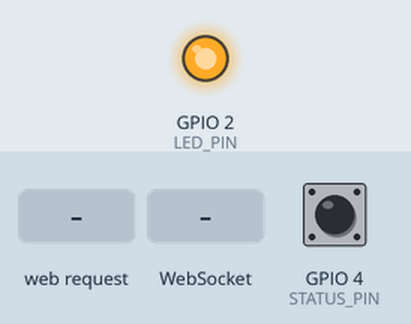
The sketch below on a simulated ESP8266 (NodeMCU). On the bench: output pins drawn as LEDs (lit = HIGH). Inputs (shaded band) come from the test bench; at power-on: GPIO 4 (STATUS_PIN) HIGH. WiFi joins after 1.5 s; servers stay silent unless stated; storage starts empty; pins used as bus, display or sensor lines are not drawn; what the sketch prints to the serial monitor is not drawn.

Above: at 1.1 s.
At 3.7 s:
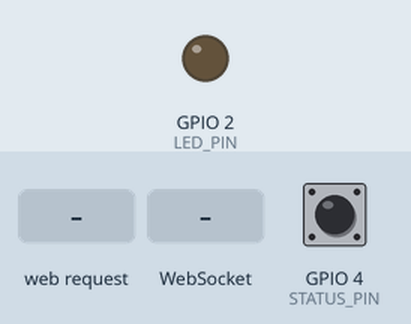
3.8 s: GPIO 4 (STATUS_PIN) pulled LOW for 0.15 s
5.5 s: HTTP request GET /press received
7.0 s: WebSocket text "1" received
8.5 s: HTTP request GET /release received
10.0 s: HTTP request GET /clearlog received
Timing chart, 0 to 12.5 s (numbered marks = the images above; inputs shaded):
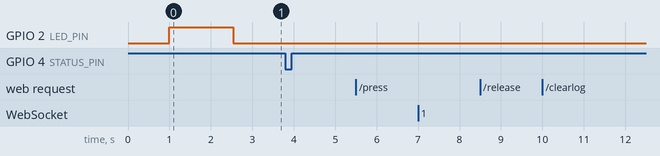

The sketch:

PowerControl.ino
```cpp
// ======================================================
// ESP8266 POWER CONTROL - ULTRA SAFE 24/7 VERSION
// WS + MICRO LOG FILE (LIMITED) + HISTORY + WIFI LED
// ======================================================

#include <ESP8266WiFi.h>
#include <ESP8266WebServer.h>
#include <WebSocketsServer.h>
#include <LittleFS.h>

// ================= WIFI =================
const char *ssid = "NamaWiFiAnda";
const char *password = "PasswordWiFiAnda";

// ================= SERVER =================
ESP8266WebServer server(80);
WebSocketsServer webSocket(81);

// ================= PIN =================
#define POWER_PIN 5
#define STATUS_PIN 4
#define LED_PIN LED_BUILTIN

// ================= STATE =================
bool lastStatus = false;
unsigned long lastChange = 0;

bool wifiWasConnected = false;
unsigned long lastReconnectAttempt = 0;
int retryDelay = 20000;

// Forward declarations
void updateWiFiLED();
void writeLog(const String &msg);

// ======================================================
// LED WIFI STATUS
// ======================================================
void updateWiFiLED()
{
  if (WiFi.status() == WL_CONNECTED)
  {
    digitalWrite(LED_PIN, LOW); // ON (active LOW)
  }
  else
  {
    digitalWrite(LED_PIN, HIGH); // OFF
  }
}

// ======================================================
// SEND LOG VIA WS
// ======================================================
void sendLog(const String &msg)
{
  size_t len = msg.length() + 30;
  char jsonBuffer[len];
  snprintf(jsonBuffer, sizeof(jsonBuffer), "{\"log\":\"%s\"}", msg.c_str());
  webSocket.broadcastTXT(jsonBuffer);
}

// ======================================================
// WRITE LOG FILE (Dibatasi maks ~10KB agar memori aman)
// ======================================================
void writeLog(const String &msg)
{
  File file = LittleFS.open("/log.txt", "a");
  if (!file)
    return;

  // Jika ukuran file melebihi 10KB, bersihkan dan mulai baru
  if (file.size() > 10240)
  {
    file.close();
    file = LittleFS.open("/log.txt", "w"); // Mode "w" langsung menimpa/mengosongkan file
    if (!file)
      return;
  }

  String line = String(millis()) + " | " + msg;

  file.println(line);
  file.close();

  Serial.println(line);
  sendLog(line);
}

// ======================================================
// HISTORY LOG (Hanya mengirim 15 baris terakhir agar ringan)
// ======================================================
void sendLogHistory(uint8_t client)
{
  File file = LittleFS.open("/log.txt", "r");
  if (!file)
    return;

  // Tampung baris-baris log untuk mengambil max 15 baris terakhir
  String lines[15];
  int totalLines = 0;

  while (file.available())
  {
    String line = file.readStringUntil('\n');
    line.trim();
    if (line.length() == 0)
      continue;

    lines[totalLines % 15] = line;
    totalLines++;

    if (totalLines % 10 == 0)
    {
      yield();
    }
  }
  file.close();

  int startIdx = 0;
  int numLinesToSend = totalLines;
  if (totalLines > 15)
  {
    startIdx = totalLines % 15;
    numLinesToSend = 15;
  }

  for (int i = 0; i < numLinesToSend; i++)
  {
    int idx = (startIdx + i) % 15;
    if (lines[idx].length() > 0)
    {
      size_t len = lines[idx].length() + 30;
      char jsonBuffer[len];
      snprintf(jsonBuffer, sizeof(jsonBuffer), "{\"log\":\"%s\"}", lines[idx].c_str());
      webSocket.sendTXT(client, jsonBuffer);
      yield();
    }
  }
}

// ======================================================
// WEB HANDLERS
// ======================================================
void handleRoot()
{
  File file = LittleFS.open("/index.html", "r");
  if (!file)
  {
    server.send(404, "text/plain", "NO INDEX");
    return;
  }
  server.streamFile(file, "text/html");
  file.close();
}

void handlePress()
{
  digitalWrite(POWER_PIN, HIGH);
  writeLog("ACTION: Button pressed (STATUS ON)");
  server.send(200, "text/plain", "OK: Pressed");
}

void handleRelease()
{
  digitalWrite(POWER_PIN, LOW);
  writeLog("ACTION: Button released (STATUS OFF)");
  server.send(200, "text/plain", "OK: Released");
}

void handleStatus()
{
  server.send(200, "application/json",
              lastStatus ? "{\"status\":\"ON\"}" : "{\"status\":\"OFF\"}");
}

void handleLog()
{
  File file = LittleFS.open("/log.txt", "r");
  if (!file)
  {
    server.send(404, "text/plain", "NO LOG");
    return;
  }
  server.streamFile(file, "text/plain");
  file.close();
}

void handleClearLog()
{
  File f = LittleFS.open("/log.txt", "w");
  if (f)
  {
    f.close();
  }

  webSocket.broadcastTXT("{\"clear\":true}");
  writeLog("LOG CLEARED");
  server.send(200, "text/plain", "CLEARED");
}

// ======================================================
// WEBSOCKET EVENT
// ======================================================
void webSocketEvent(uint8_t num, WStype_t type, uint8_t *payload, size_t length)
{
  if (type == WStype_CONNECTED)
  {
    const char *statusMsg = lastStatus ? "{\"status\":\"ON\"}" : "{\"status\":\"OFF\"}";
    webSocket.sendTXT(num, statusMsg);

    // Ubah writeLog menjadi Serial.println agar tidak memenuhi file log.txt
    Serial.printf("[%u] WS Connected\n", num);

    sendLogHistory(num);
  }
}

// ======================================================
// WIFI CONNECT
// ======================================================
bool connectWiFi()
{
  WiFi.persistent(false);
  WiFi.mode(WIFI_STA);
  WiFi.setSleepMode(WIFI_NONE_SLEEP);
  WiFi.setOutputPower(20.5);
  WiFi.hostname("ESP8266-POWER");

  WiFi.begin(ssid, password);

  int timeout = 0;
  while (WiFi.status() != WL_CONNECTED)
  {
    delay(500);
    Serial.print(".");
    timeout++;
    ESP.wdtFeed();

    if (timeout > 30)
    {
      Serial.println("\nWIFI FAIL");
      updateWiFiLED();
      return false;
    }
  }

  Serial.println("\nWIFI OK: " + WiFi.localIP().toString());
  updateWiFiLED();
  return true;
}

// ======================================================
// WIFI MANAGER
// ======================================================
void wifiManager()
{
  if (WiFi.status() == WL_CONNECTED)
  {
    updateWiFiLED();
    retryDelay = 20000;

    if (!wifiWasConnected)
    {
      writeLog("WIFI RESTORED");

      webSocket.disconnect();
      delay(100);

      webSocket.begin();
      webSocket.onEvent(webSocketEvent);
      webSocket.enableHeartbeat(15000, 3000, 2);

      wifiWasConnected = true;
    }
    return;
  }

  // Jika WiFi mati, pastikan socket dibersihkan jika sebelumnya terkoneksi
  if (wifiWasConnected)
  {
    writeLog("WIFI LOST - Cleaning up Socket");
    webSocket.disconnect();
    wifiWasConnected = false;
  }

  updateWiFiLED();

  if (millis() - lastReconnectAttempt < retryDelay)
    return;

  lastReconnectAttempt = millis();
  writeLog("WIFI LOST -> RECONNECT");

  WiFi.disconnect();
  WiFi.begin(ssid, password);

  retryDelay = min(retryDelay + 5000, 45000);
}

// ======================================================
// SETUP
// ======================================================
void setup()
{
  Serial.begin(115200);
  delay(1000);

  pinMode(POWER_PIN, OUTPUT);
  pinMode(STATUS_PIN, INPUT_PULLUP);
  pinMode(LED_PIN, OUTPUT);

  digitalWrite(POWER_PIN, LOW);
  digitalWrite(LED_PIN, HIGH);

  if (!LittleFS.begin())
  {
    Serial.println("LFS ERROR - Restarting...");
    ESP.restart();
  }

  writeLog("BOOT START");
  writeLog("RESET: " + ESP.getResetReason());

  // ROUTES
  server.on("/", handleRoot);
  server.on("/log", handleLog);
  server.on("/press", handlePress);
  server.on("/release", handleRelease);
  server.on("/status", handleStatus);
  server.on("/clearlog", handleClearLog);

  server.on("/favicon.ico", []()
            {
    File file = LittleFS.open("/favicon.ico", "r");
    if (!file) {
      server.send(404, "text/plain", "NO ICON");
      return;
    }
    server.streamFile(file, "image/x-icon");
    file.close(); });

  server.begin();

  // WS
  webSocket.begin();
  webSocket.onEvent(webSocketEvent);
  // Diperlama: Check setiap 20 dtk, timeout 5 dtk, max fail 3x
  webSocket.enableHeartbeat(20000, 5000, 3);

  connectWiFi();
  WiFi.setAutoReconnect(true);
}

// ======================================================
// LOOP
// ======================================================
void loop()
{
  ESP.wdtFeed();

  // Restart otomatis setiap 24 jam (86,400,000 ms)
  if (millis() > 86400000)
  {
    writeLog("DAILY RESTART");
    ESP.restart();
  }

  server.handleClient();
  webSocket.loop();
  wifiManager();

  bool currentStatus = digitalRead(STATUS_PIN) == LOW;

  if (currentStatus != lastStatus &&
      millis() - lastChange > 200)
  {

    lastChange = millis();
    lastStatus = currentStatus;

    writeLog(lastStatus ? "STATUS ON" : "STATUS OFF");

    const char *statusMsg = lastStatus ? "{\"status\":\"ON\"}" : "{\"status\":\"OFF\"}";
    webSocket.broadcastTXT(statusMsg);
  }

  yield();
}
```

Measured:
- after the input at 3.8 s, every drawn part: stays the same
- after the input at 5.5 s, every drawn part: stays the same
- after the input at 7.0 s, every drawn part: stays the same
- after the input at 8.5 s, every drawn part: stays the same
- after the input at 10.0 s, every drawn part: stays the same
